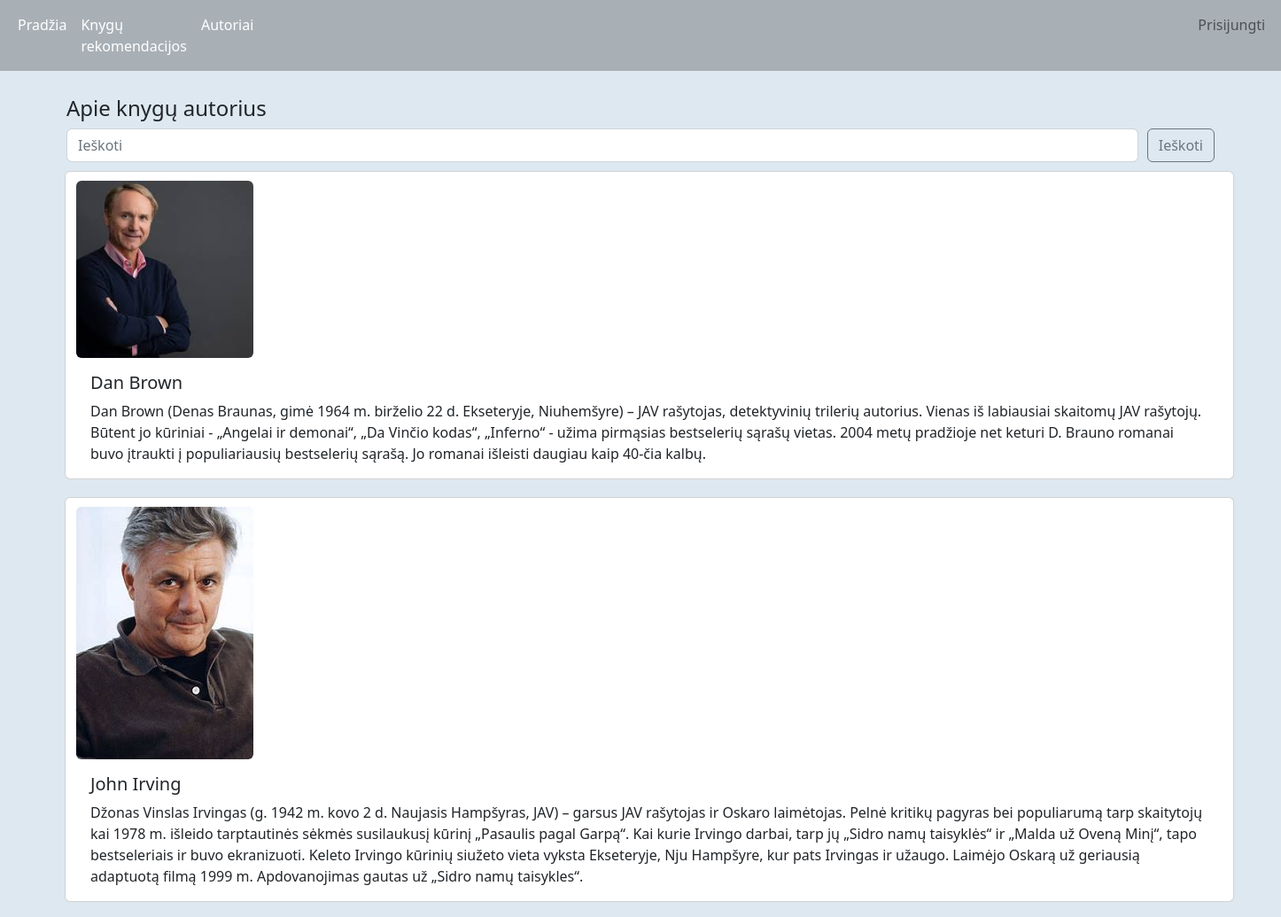
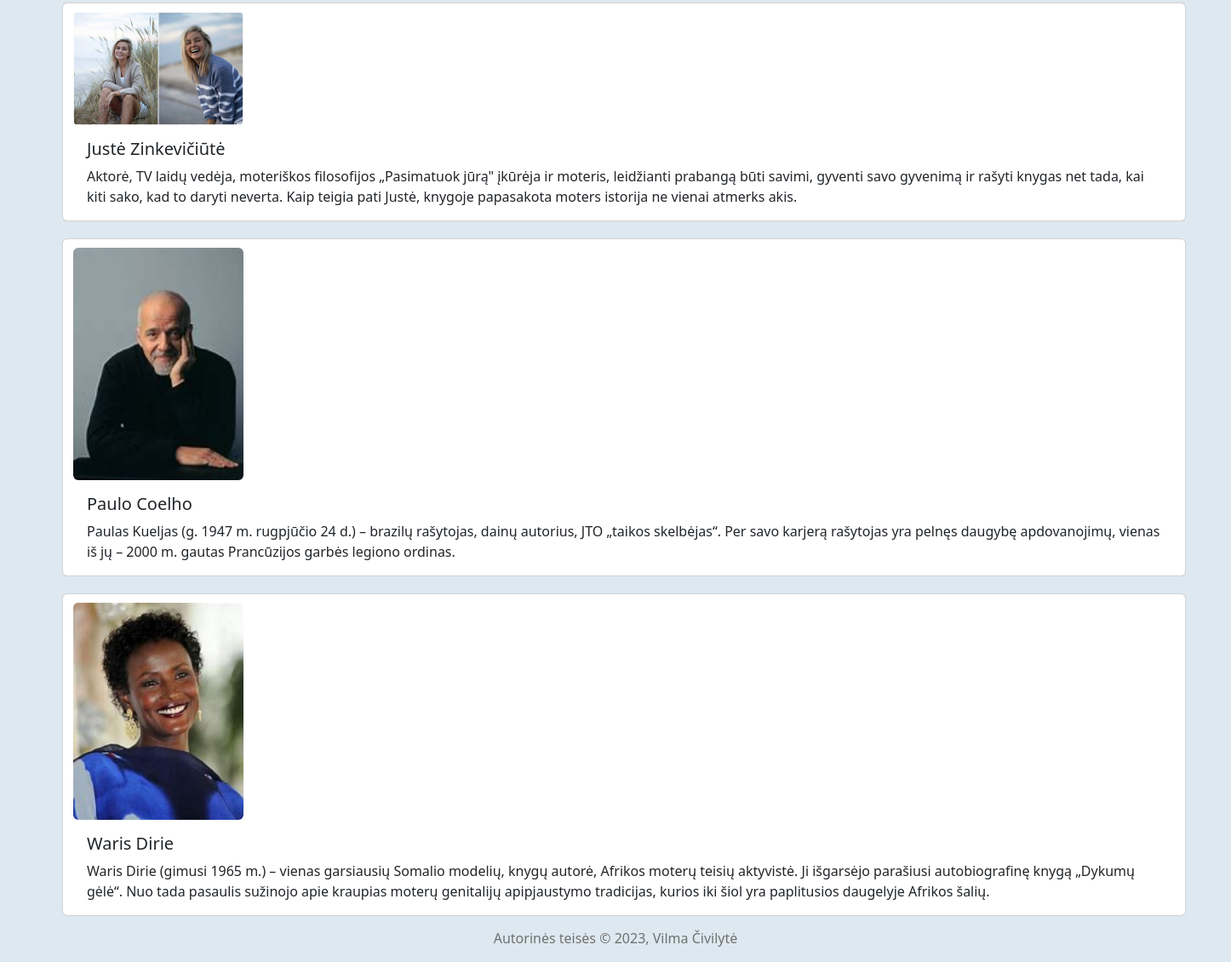
Screenshot of /authors/ with the database file from the repository (2 pictures, top to bottom).
### books/models.py (models this page shows, shortened)
class BookAuthor(models.Model):
    full_name = models.CharField(max_length=100, verbose_name = 'Autoriaus vardas, pavardė')
    country = models.CharField(max_length=50, verbose_name = 'Šalis')
    about_author = models.TextField(blank=True, verbose_name = 'Apie autorių')
    photo = models.ImageField(upload_to="images/")
    class Meta:
        verbose_name = 'Autorius'
        verbose_name_plural = 'Autoriai'
        ordering = ['full_name', ]

### books/views.py (the view)
# urls.py: path('authors/', authors, name='authors'),
def authors(request):
    allauthors = BookAuthor.objects.all()
    context = {
        'allauthors': allauthors,
        'menu': menu,
        'title': 'Knygų autoriai',
        'title2': 'Apie knygų autorius'
    }
    return render(request, 'books/authors.html', context=context)

### books/templates/books/authors.html
{% extends 'books/base.html' %}
{% block content %}
<br>
<div class="container mt-1">
<h4>{{ title2 }}</h4>
<form class="form-inline my-2 my-lg-0" style="display:flex;">
  <input class="form-control mr-sm-2" type="search" placeholder="Ieškoti" />
  <button class="btn btn-outline-secondary my-2 my-sm-0" type="submit" style="margin-left: 10px;"> Ieškoti </button>
</form>
<div class="row">
  {% for q in allauthors %}
    <div class="card" style="margin: 10px; display:flex;" >
      <img class="rounded" src="{{q.photo.url}}" alt="Card image cap" height="auto" width="200" style="margin-top: 10px;">
      <div class="card-body">
        <h5 class="card-title">{{q.full_name}}</h5>
        <p class="card-text">{{q.about_author}}</p>
      </div>
    </div>
  {% endfor %}
</div>
</div>
{% endblock %}

### books/templates/books/base.html (shortened to what this page needs)
{% load static %}
<!DOCTYPE html>
<html lang="en">
<head>
  <link href="https://cdn.jsdelivr.net/npm/bootstrap@5.2.3/dist/css/bootstrap.min.css" rel="stylesheet" />
  <link rel="stylesheet" href="{% static 'books/css/styles.css' %}"/>
</head>
<body>
  {% block mainmenu %}
  <nav class="navbar sticky-top navbar-expand-sm navbar-light" name="mainmenu" style="background-color: #a8b0b6; width: 100%;">
    <div class="container-fluid">
      <ul class="navbar-nav list-inline">
        {% for x in menu %}
        <li class="nav-item">
          <a class="nav-link active" href="{% url x.url_name %}" style="color: #fff;"> {{ x.title }} </a>
        </li>
        {% endfor %}
        {% if user.is_authenticated %}
        <li class="nav-item" style="margin-left: 1050px;"><a class="nav-link" href="#">
          <svg class="bi bi-person" width="1.5em" height="1.5em" viewBox="0 0 16 16" fill="currentColor" xmlns="http://www.w3.org/2000/svg">
            <path fill-rule="evenodd" d="M13 14s1 0 1-1-1-4-6-4-6 3-6 4 1 1 1 1h10zm-9.995-.944v-.002.002zM3.022 13h9.956a.274.274 0 00.014-.002l.008-.002c-.001-.246-.154-.986-.832-1.664C11.516 10.68 10.289 10 8 10c-2.29 0-3.516.68-4.168 1.332-.678.678-.83 1.418-.832 1.664a1.05 1.05 0 00.022.004zm9.974.056v-.002.002zM8 7a2 2 0 100-4 2 2 0 000 4zm3-2a3 3 0 11-6 0 3 3 0 016 0z" clip-rule="evenodd"/>
          </svg>
        {{ user.get_username }}</a></li>
        <li class="nav-item"><a class="nav-link" href="{% url 'logout'%}?next={{request.path}}">Atsijungti</a></li>
        {% else %}
        <li class="nav-item" style="margin-left: 1050px;"><a class="nav-link" href="{% url 'login'%}?next={{request.path}}">Prisijungti</a></li>
      {% endif %}
      </ul>
    </div>
  </nav>
  {% endblock %} {% block content %} {% endblock %}
<div class="container mt-1">
  <footer style="color: rgb(112, 112, 112); text-align: center;"><p>Autorinės teisės © 2023, Vilma Čivilytė</p></footer>
</div>
</body>
</html>

### books/static/books/css/styles.css (style rules this page uses)
body { background-color: #dde8f0; }

### rows the page displays
BookAuthor: photo (picture), full_name "Dan Brown", about_author "Dan Brown (Denas Braunas, gimė 1964 m. birželio 22 d. Ekseteryje, Niuhemšyre) – JAV rašytojas, detektyvinių trilerių autorius. Vienas iš labiausiai skaitomų JAV rašytojų. Būtent jo kūriniai - „Angelai ir demonai“, „Da Vinčio kodas“, „Inferno“ - užima pirmąsias bestselerių sąrašų vietas. 2004 metų pradžioje net keturi D. Brauno romanai buvo įtraukti į populiariausių bestselerių sąrašą. Jo romanai išleisti daugiau kaip 40-čia kalbų."
BookAuthor: photo (picture), full_name "John Irving", about_author "Džonas Vinslas Irvingas (g. 1942 m. kovo 2 d. Naujasis Hampšyras, JAV) – garsus JAV rašytojas ir Oskaro laimėtojas. Pelnė kritikų pagyras bei populiarumą tarp skaitytojų kai 1978 m. išleido tarptautinės sėkmės susilaukusį kūrinį „Pasaulis pagal Garpą“. Kai kurie Irvingo darbai, tarp jų „Sidro namų taisyklės“ ir „Malda už Oveną Minį“, tapo bestseleriais ir buvo ekranizuoti. Keleto Irvingo kūrinių siužeto vieta vyksta Ekseteryje, Nju Hampšyre, kur pats Irvingas ir užaugo. Laimėjo Oskarą už geriausią adaptuotą filmą 1999 m. Apdovanojimas gautas už „Sidro namų taisykles“."
BookAuthor: photo (picture), full_name "Justė Zinkevičiūtė", about_author "Aktorė, TV laidų vedėja, moteriškos filosofijos „Pasimatuok jūrą\" įkūrėja ir moteris, leidžianti prabangą būti savimi, gyventi savo gyvenimą ir rašyti knygas net tada, kai kiti sako, kad to daryti neverta. Kaip teigia pati Justė, knygoje papasakota moters istorija ne vienai atmerks akis."
BookAuthor: photo (picture), full_name "Paulo Coelho", about_author "Paulas Kueljas (g. 1947 m. rugpjūčio 24 d.) – brazilų rašytojas, dainų autorius, JTO „taikos skelbėjas“. Per savo karjerą rašytojas yra pelnęs daugybę apdovanojimų, vienas iš jų – 2000 m. gautas Prancūzijos garbės legiono ordinas."
BookAuthor: photo (picture), full_name "Waris Dirie", about_author "Waris Dirie (gimusi 1965 m.) – vienas garsiausių Somalio modelių, knygų autorė, Afrikos moterų teisių aktyvistė. Ji išgarsėjo parašiusi autobiografinę knygą „Dykumų gėlė“. Nuo tada pasaulis sužinojo apie kraupias moterų genitalijų apipjaustymo tradicijas, kurios iki šiol yra paplitusios daugelyje Afrikos šalių."

### other values shown
{{ x.title }} "Pradžia" "Knygų rekomendacijos" "Autoriai"
{{ title2 }} "Apie knygų autorius"
